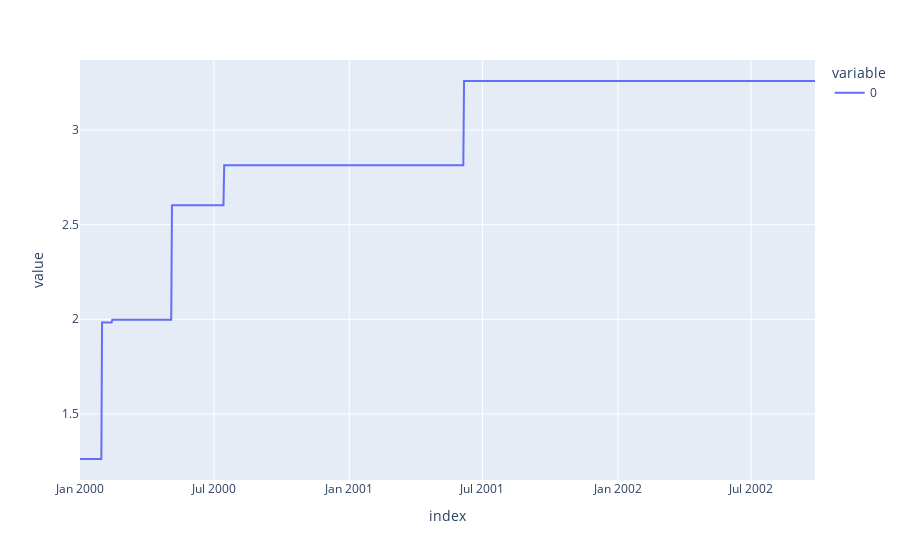

Notebook code cell kept with this figure:
### Code cell
kser.plot()

### Figure 1 — Plotly figure (JSON) as saved in the notebook; plotly's stock layout.template omitted (floating-point values rounded to 4 significant figures; data arrays with more than 128 entries replaced by an {"elided": "..."} marker saying what was removed)
{"data": [{"hovertemplate": "variable=0<br>index=%{x}<br>value=%{y}<extra></extra>", "legendgroup": "0", "line": {"color": "#636efa", "dash": "solid"}, "marker": {"symbol": "circle"}, "mode": "lines", "name": "0", "orientation": "v", "showlegend": true, "type": "scatter", "x": {"elided": "1000 str values"}, "xaxis": "x", "y": {"elided": "1000 float values"}, "yaxis": "y"}], "layout": {"legend": {"title": {"text": "variable"}, "tracegroupgap": 0}, "margin": {"t": 60}, "xaxis": {"anchor": "y", "domain": [0, 1], "title": {"text": "index"}}, "yaxis": {"anchor": "x", "domain": [0, 1], "title": {"text": "value"}}}}
